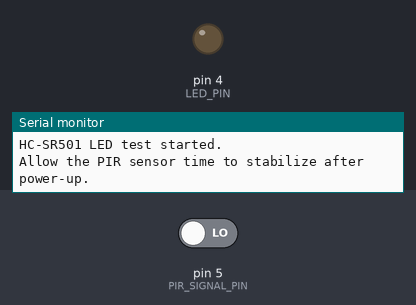
A sketch run on a simulated Arduino Uno, built with avr-gcc and run on an emulated ATmega328P. Shown: output pins drawn as LEDs (lit = HIGH), the last lines printed to the serial monitor. The inputs (shaded band) are chosen by the test bench; at power-on: pin 5 (PIR_SIGNAL_PIN) LOW.

Above: at 1.2 s.
1.3 s: pin 5 (PIR_SIGNAL_PIN) driven HIGH
At 2.5 s:
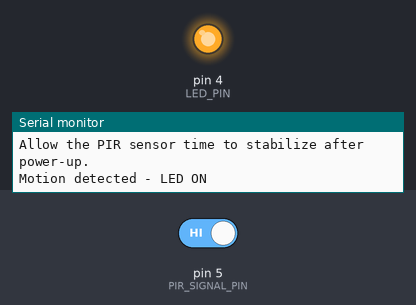
2.8 s: pin 5 (PIR_SIGNAL_PIN) driven LOW
At 3.7 s:
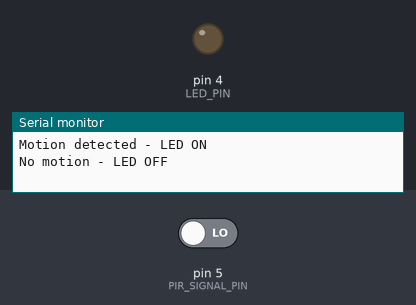
Timing chart, 0 to 5.8 s (numbered marks = the images above; inputs shaded):
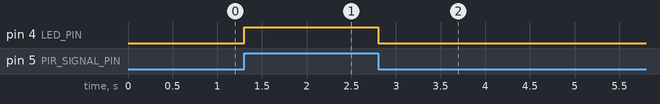

Measured:
- after the input at 1.3 s, pin 4 (LED_PIN): LOW → HIGH at once
- after the input at 2.8 s, pin 4 (LED_PIN): HIGH → LOW at once

The sketch:

HC_SR501_LED_Test.ino
```cpp
/*
 * Filename: HC_SR501_LED_Test.ino
 * Authors: Shawn Yin and Franklin Fu
 * Date: August 20, 2026
 * Description: Tests an HC-SR501 PIR motion sensor on GPIO5 by lighting an
 *              external LED on GPIO4 whenever the sensor output is HIGH.
 *
 * OpenAI Codex was used to help clarify the test design and create this
 * component-test sketch.
 */

// ---------------------------------------------------------------------------
// Includes
// ---------------------------------------------------------------------------

#include <Arduino.h>

// ---------------------------------------------------------------------------
// Constants
// ---------------------------------------------------------------------------

constexpr uint8_t PIR_SIGNAL_PIN = 5;
constexpr uint8_t LED_PIN = 4;
constexpr uint32_t SERIAL_BAUD_RATE = 115200;

// ---------------------------------------------------------------------------
// Globals
// ---------------------------------------------------------------------------

int previousMotionState = LOW;

// ---------------------------------------------------------------------------
// Arduino Entry Points
// ---------------------------------------------------------------------------

void setup() {
  Serial.begin(SERIAL_BAUD_RATE);

  pinMode(PIR_SIGNAL_PIN, INPUT);
  pinMode(LED_PIN, OUTPUT);
  digitalWrite(LED_PIN, LOW);

  Serial.println("HC-SR501 LED test started.");
  Serial.println("Allow the PIR sensor time to stabilize after power-up.");
}

void loop() {
  const int motionState = digitalRead(PIR_SIGNAL_PIN);

  // The HC-SR501 output remains HIGH for its configured hold time after motion.
  digitalWrite(LED_PIN, motionState == HIGH ? HIGH : LOW);

  // Print only when the output changes to keep the Serial Monitor readable.
  if (motionState != previousMotionState) {
    if (motionState == HIGH) {
      Serial.println("Motion detected - LED ON");
    } else {
      Serial.println("No motion - LED OFF");
    }

    previousMotionState = motionState;
  }
}
```
